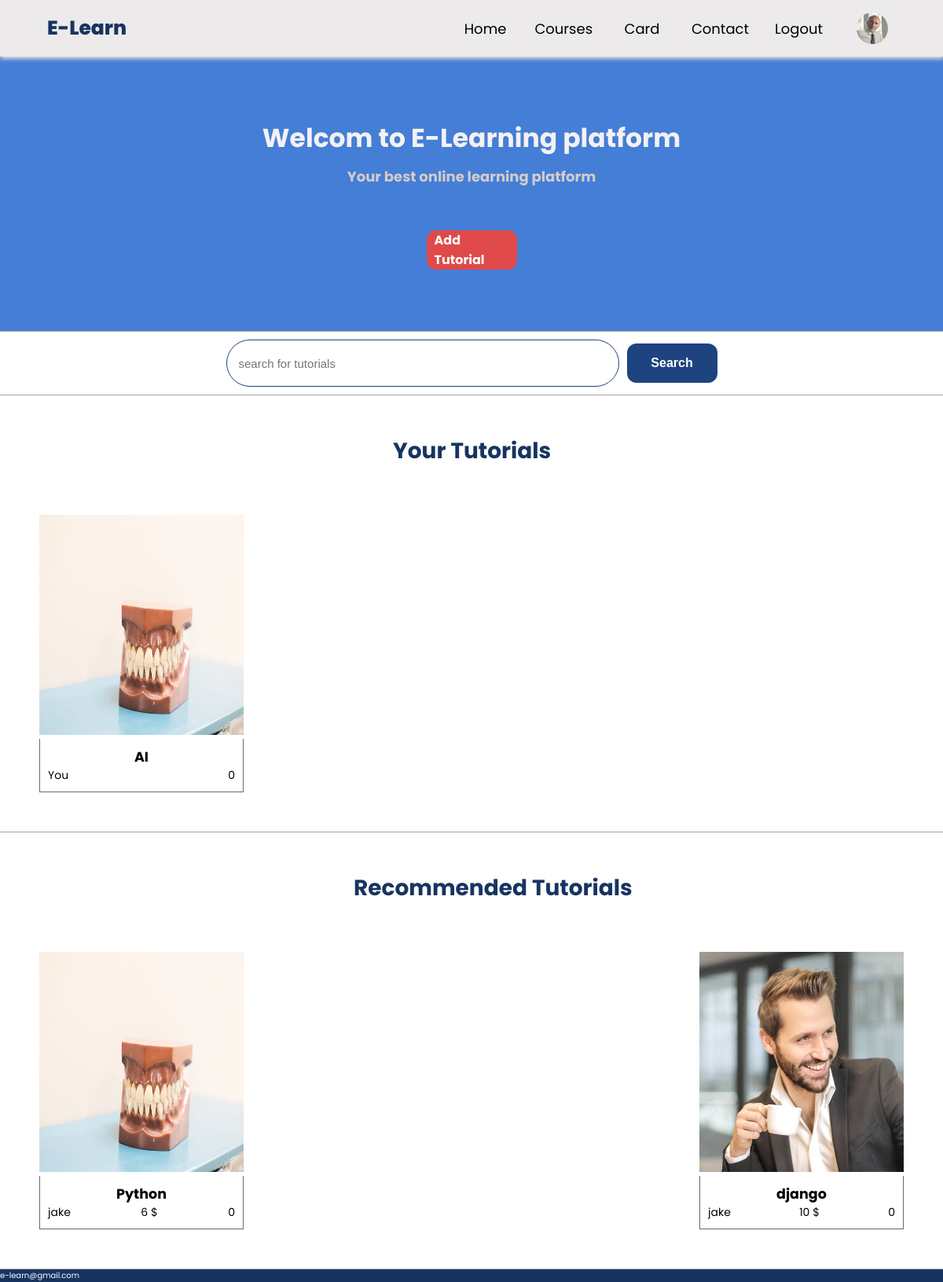
Before: / (signed in) with the older database file.
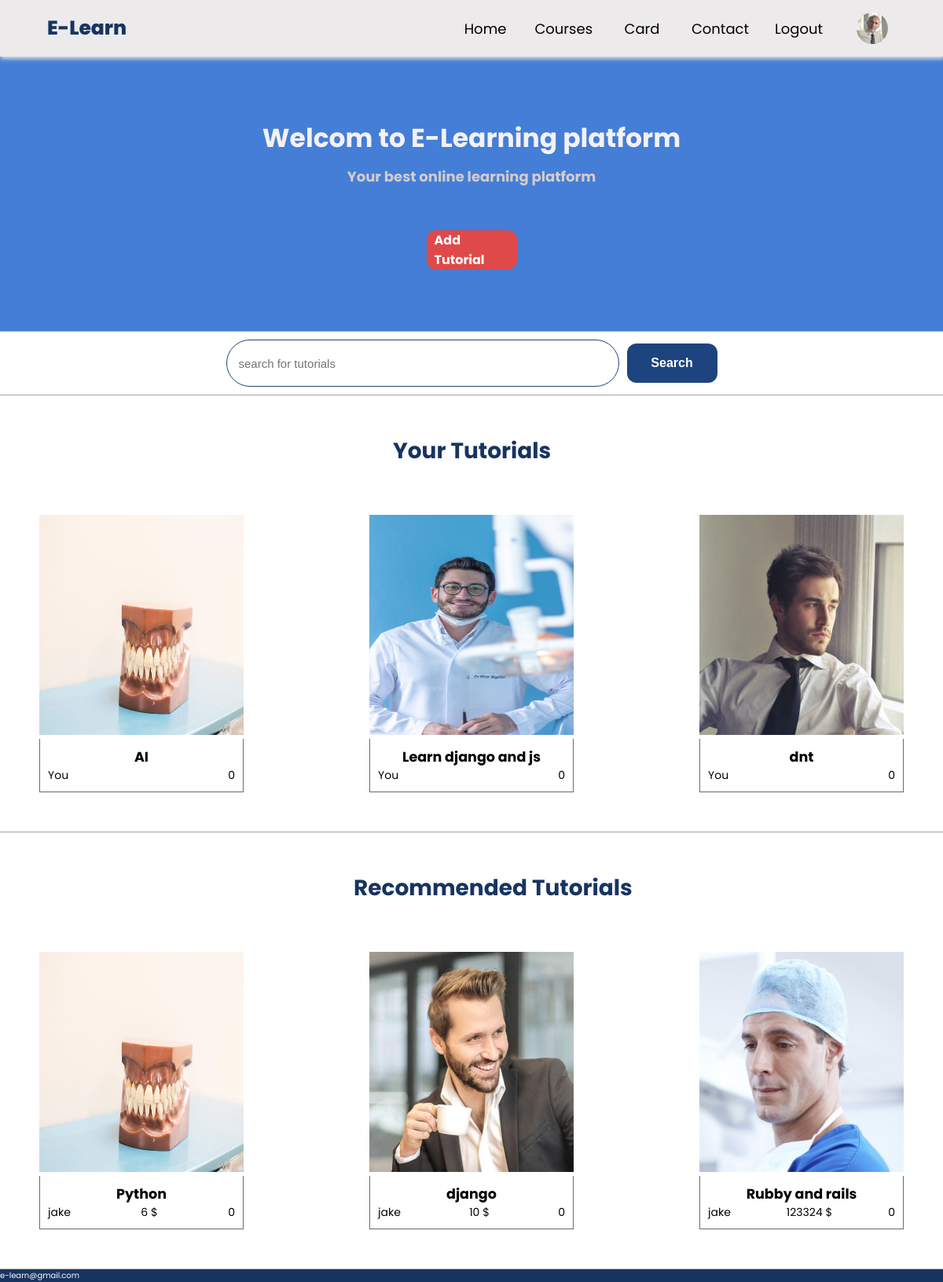
After: the same page with the newer database file.
### base/models.py (models this page shows)
class Tutorial(models.Model):
    user=models.ForeignKey(Profile,on_delete=models.CASCADE)
    name=models.TextField()
    cover=models.ImageField(blank=True,default='avatar.svg')
    description=models.TextField()
    price=models.IntegerField(blank=True)
    created=models.DateTimeField(auto_now_add=True)
    followers=models.ManyToManyField(Profile,related_name='unrolls')
    @property
    def cover_url(self):
        try :
            return self.cover.url
        except:
            return ''

class Profile(models.Model):
    user=models.OneToOneField(User,on_delete=models.CASCADE)
    bio=models.TextField(null=True,blank=True)
    username=models.CharField(max_length=200)
    avatar=models.ImageField(blank=True,default='avatar.svg')
    created=models.DateTimeField(auto_now_add=True)
    def __str__(self) :
        return self.user.username
    @property
    def avatar_url(self):
        try :
            return self.avatar.url
        except:
            return ''

### base/views.py (the view)
# urls.py: 2. Add a URL to urlpatterns:  path('', views.home, name='home')
def home(request):
    if request.user.is_authenticated:
        tutorials=Tutorial.objects.all()
        your_tutorials = Tutorial.objects.filter(user=request.user.profile)
        context={'user':request.user,'tutorials':tutorials,'your_tutorials':your_tutorials}
        return render(request,'base/home.html',context)
    else:
        tutorials=Tutorial.objects.all()
        user=[]
        context={'tutorials':tutorials,'user':user}
        return render(request,'base/home2.html',context)

### base/templates/base/home.html
{% extends 'base/main.html' %}
{% load static %}
{% block content %}
<main>
    <section class="get-started" style="border-bottom: 1px #a7a1a1 solid;">
        <div class="get-started-text">
            <h1>Welcom to E-Learning platform</h1>
            <h3>Your best online learning platform</h3>
        </div>
        <a href="{% url 'create-tutorial' %}" class="get-started-link">Add Tutorial</a>
    </section>
    <section class="search-section" style="border-bottom: 1px #a7a1a1 solid;padding-bottom: 10px;">
        <input type="text" placeholder="search for tutorials" class="tutorial-search-input">
        <button type="submit" class="tutorial-search-button"> Search</button>
    </section>
    <h1 style="margin-top: 50px; margin-left: 500px; font-size: 2.8rem;color: rgb(23, 52, 97);">Your Tutorials</h1>
    <section class="tutorials" style="border-bottom: 1px #a7a1a1 solid;">
        {% for tutorial in your_tutorials %}
        <a href="{% url 'tutorial-page' tutorial.id %}">
            <div class="tutorial">
                <img class="tutorial-image" src="{{tutorial.cover_url}}" style=" height: 280px;width: 260px; "></img>
                <div class="tutorial-details">
                    <div class="tutorial-name">
                        <h3>{{tutorial.name}}</h3>
                    </div>
                    <div class="tutorial-activity">
                        <span>You</span>
                        <span>{{tutorial.followers.count}}</span>
                    </div>
                </div>
            </div>
        </a>
        {% endfor %}
    </section>
    <h1 style="margin-top: 50px; margin-left: 450px; font-size: 2.8rem;color: rgb(23, 52, 97);">Recommended Tutorials</h1>
    <section class="tutorials" style="border-bottom: 1px #a7a1a1 solid;">
        {% for tutorial in tutorials %}
        {% if tutorial.user != user.profile %}
        <a href="{% url 'tutorial-page' tutorial.id %}">
            <div class="tutorial">
                <img class="tutorial-image" src="{{tutorial.cover_url}}" style=" height: 280px;width: 260px; "></img>
                <div class="tutorial-details">
                    <div class="tutorial-name">
                        <h3>{{tutorial.name}}</h3>
                    </div>
                    <div class="tutorial-activity">
                        <span>{{tutorial.user}}</span>
                        <span>{{tutorial.price}} $</span>
                        <span>{{tutorial.followers.count}}</span>
                    </div>
                </div>
            </div>
        </a>
        {% endif %}
        {% endfor %}
    </section>
    <section class="footer">
        <span style="color: white;">e-learn@gmail.com</span>
    </section>
</main>
{% endblock content %}

Changed rows visible on the page:
added Tutorial: cover_url (picture), name "Learn django and js", followers.count "0", shown under "Your Tutorials"
added Tutorial: cover_url (picture), name "dnt", followers.count "0", shown under "Your Tutorials"
added Tutorial: cover_url (picture), name "Rubby and rails", user "jake", price "123324", followers.count "0", shown under "Recommended Tutorials"
